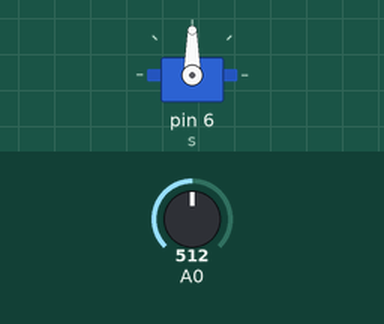
This sketch was run on a simulated Arduino Uno, built with avr-gcc and run on an emulated ATmega328P. Shown: servo. The inputs (shaded band) are chosen by the test bench; at power-on: A0 = 512. What the sketch prints to the serial monitor is not drawn.

Above: at 1.2 s.
1.3 s: A0 set to 716
At 2.4 s:
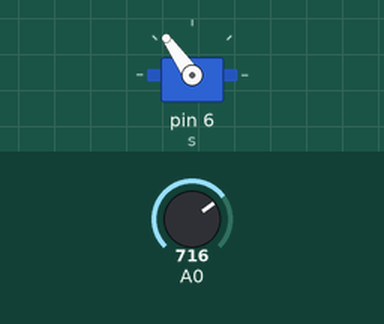
2.8 s: A0 set to 900
At 3.6 s:
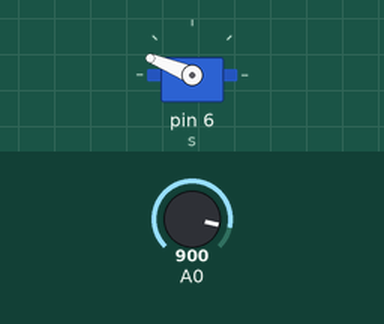
4.3 s: A0 set to 1023
At 4.7 s:
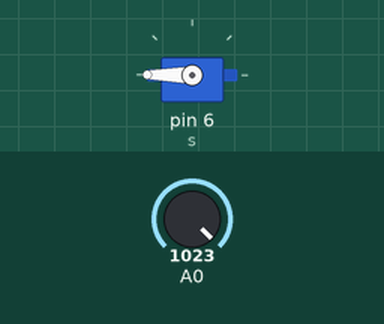
5.8 s: A0 set to 306
At 7.0 s:
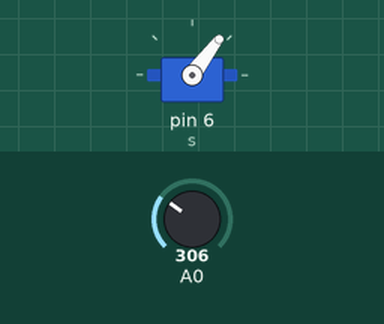
7.3 s: A0 set to 122
At 8.1 s:
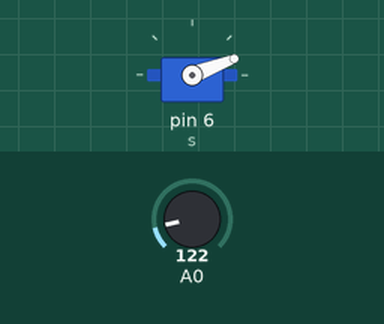
8.8 s: A0 set to 0
At 9.3 s:
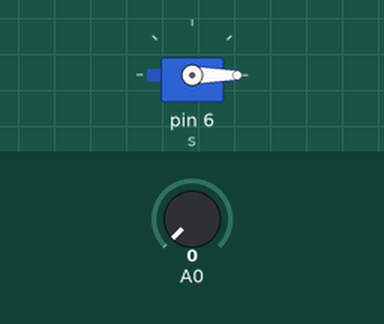
Timing chart, 0 to 11.3 s (numbered marks = the images above; inputs shaded):
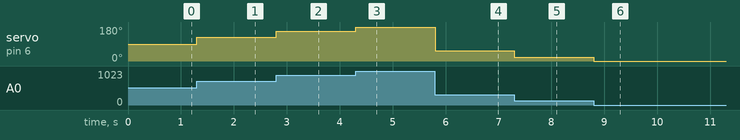

The sketch:

soloServ.ino
```cpp
#include <Servo.h>
Servo s;
void setup() {
  Serial.begin(9600);
  s.attach(6);

}

void loop() {
  s.write(map(analogRead(A0), 0, 1023, 0, 180));
  Serial.println(map(analogRead(A0), 0, 1023, 0, 180));
}
```

Measured:
- after the input at 1.3 s, servo on pin 6 (s): 90° → 125° at once
- after the input at 2.8 s, servo on pin 6 (s): 125° → 158° at once
- after the input at 4.3 s, servo on pin 6 (s): 158° → 180° at once
- after the input at 5.8 s, servo on pin 6 (s): 180° → 53° at once
- after the input at 7.3 s, servo on pin 6 (s): 53° → 21° at once
- after the input at 8.8 s, servo on pin 6 (s): 21° → 0° at once
